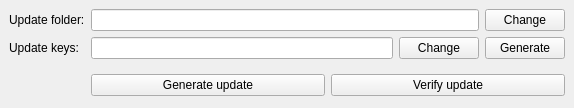
<?xml version="1.0" encoding="UTF-8"?>
<ui version="4.0">
 <class>UpdaterGUI</class>
 <widget class="QMainWindow" name="UpdaterGUI">
  <property name="geometry">
   <rect>
    <x>0</x>
    <y>0</y>
    <width>574</width>
    <height>108</height>
   </rect>
  </property>
  <property name="windowTitle">
   <string>MEGAupdater</string>
  </property>
  <widget class="QWidget" name="centralwidget">
   <layout class="QFormLayout" name="formLayout">
    <property name="fieldGrowthPolicy">
     <enum>QFormLayout::AllNonFixedFieldsGrow</enum>
    </property>
    <item row="0" column="0">
     <widget class="QLabel" name="label">
      <property name="text">
       <string>Update folder:</string>
      </property>
     </widget>
    </item>
    <item row="0" column="1">
     <widget class="QWidget" name="widget" native="true">
      <layout class="QHBoxLayout" name="horizontalLayout">
       <property name="margin">
        <number>0</number>
       </property>
       <item>
        <widget class="QLineEdit" name="eUpdateFolder">
         <property name="readOnly">
          <bool>true</bool>
         </property>
        </widget>
       </item>
       <item>
        <widget class="QPushButton" name="bChangeFolder">
         <property name="text">
          <string>Change</string>
         </property>
        </widget>
       </item>
      </layout>
     </widget>
    </item>
    <item row="1" column="0">
     <widget class="QLabel" name="label_2">
      <property name="text">
       <string>Update keys:</string>
      </property>
     </widget>
    </item>
    <item row="1" column="1">
     <widget class="QWidget" name="widget_2" native="true">
      <layout class="QHBoxLayout" name="horizontalLayout_2">
       <property name="margin">
        <number>0</number>
       </property>
       <item>
        <widget class="QLineEdit" name="eUpdateKey">
         <property name="readOnly">
          <bool>true</bool>
         </property>
        </widget>
       </item>
       <item>
        <widget class="QPushButton" name="bChangeKey">
         <property name="text">
          <string>Change</string>
         </property>
        </widget>
       </item>
       <item>
        <widget class="QPushButton" name="bGenerateKey">
         <property name="text">
          <string>Generate</string>
         </property>
        </widget>
       </item>
      </layout>
     </widget>
    </item>
    <item row="2" column="0">
     <widget class="QWidget" name="widget_3" native="true"/>
    </item>
    <item row="2" column="1">
     <widget class="QWidget" name="widget_4" native="true">
      <layout class="QHBoxLayout" name="horizontalLayout_3">
       <property name="leftMargin">
        <number>0</number>
       </property>
       <property name="rightMargin">
        <number>0</number>
       </property>
       <property name="bottomMargin">
        <number>0</number>
       </property>
       <item>
        <widget class="QPushButton" name="bGenerateUpdate">
         <property name="text">
          <string>Generate update</string>
         </property>
        </widget>
       </item>
       <item>
        <widget class="QPushButton" name="bVerifyUpdate">
         <property name="text">
          <string>Verify update</string>
         </property>
        </widget>
       </item>
      </layout>
     </widget>
    </item>
   </layout>
  </widget>
 </widget>
 <resources/>
 <connections/>
</ui>
